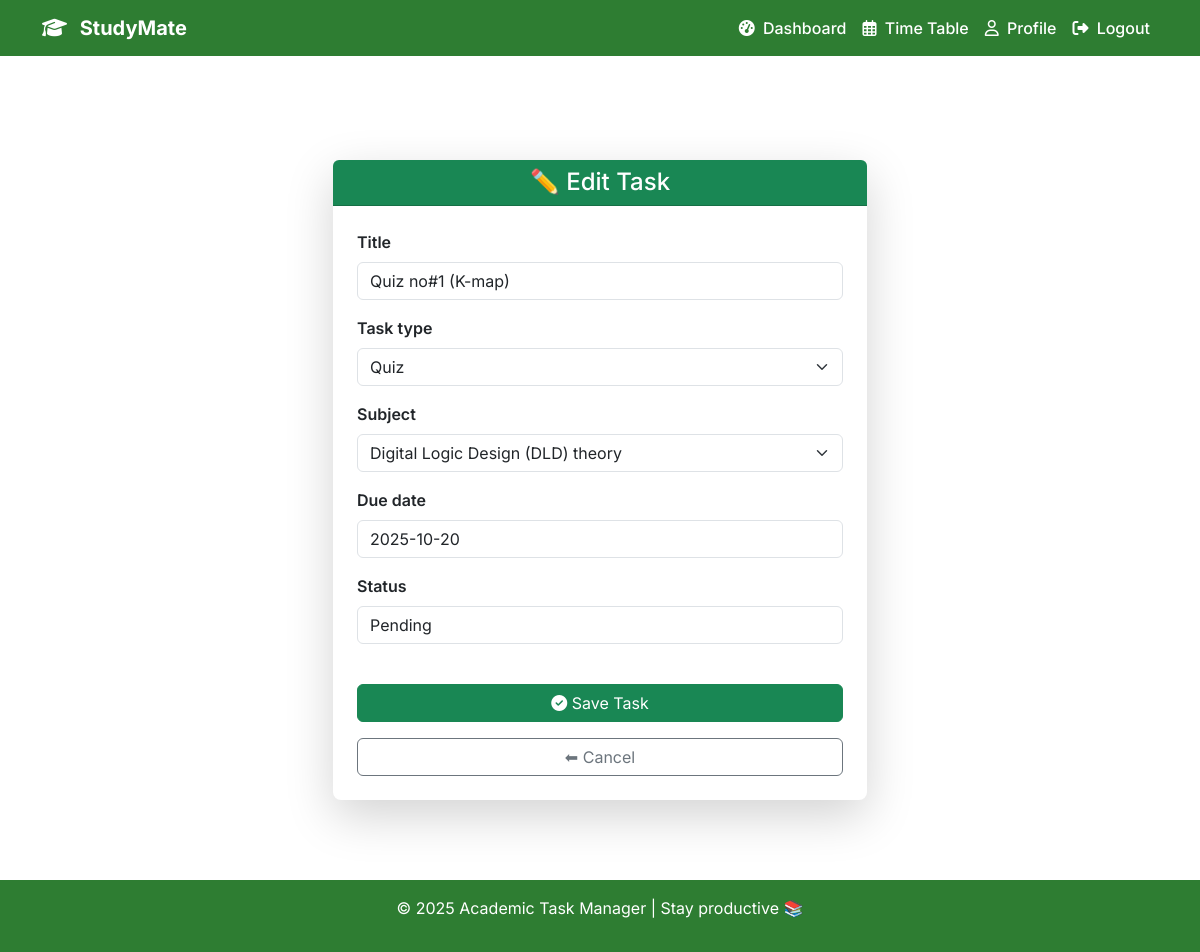
Page /tasks/update/3/ (signed in) on the committed database.
### academy/models.py (models this page shows, shortened)
class Task(models.Model):
    TASK_TYPES = [
        ('Assignment', "Assignment"),
        ('Quiz', "Quiz"),
        ('Project', "Project"),
        ('Mid_Term', "Mid Term Exam"),
        ('Final_Term', "Final Term Exam")
    ]
    subject = models.ForeignKey(Subject, on_delete=models.CASCADE)
    user = models.ForeignKey(settings.AUTH_USER_MODEL, on_delete=models.CASCADE)
    title = models.CharField(max_length=100)
    task_type = models.CharField(max_length=20, choices=TASK_TYPES, default="Assignment")
    due_date = models.DateField()
    STATUS_CHOICES = [
        ("Pending", "Pending"),
        ("Completed", "Completed"),
        ("On Going", "On Going")
    ]
    status = models.CharField(max_length=20, choices=STATUS_CHOICES, default="Pending")
    created_at = models.DateTimeField(auto_now_add=True)
    updated_at = models.DateTimeField(auto_now=True)

### academy/views.py (the view)
# urls.py: path("tasks/update/<int:pk>/", add_or_update_task, name="update_task"),
@login_required
def add_or_update_task(request, pk=None):
    task = get_object_or_404(Task, pk=pk, user=request.user) if pk else None
    if request.method == "POST":
        form = TaskForm(request.POST, instance=task, user=request.user)
        if form.is_valid():
            task = form.save(commit=False)
            task.user = request.user
            task.save()
            return redirect("student_dashboard")  # better redirect here
    else:
        form = TaskForm(instance=task, user=request.user)
    context = {
        "form": form,
        "task_id": pk,
    }
    return render(request, "task_form.html", context)

### academy/forms.py
class TaskForm(forms.ModelForm):
    class Meta:
        model = Task
        fields = ["title", "task_type", "subject", "due_date", "status"]
    def __init__(self, *args, **kwargs):
        user = kwargs.pop("user")  # extract user
        super().__init__(*args, **kwargs)
        self.fields["subject"].queryset = Subject.objects.filter(semester=user.semester)
        self.fields["title"].widget.attrs.update({"class": "form-control"})
        self.fields["task_type"].widget.attrs.update({"class": "form-select"})
        self.fields["subject"].widget.attrs.update({"class": "form-select"})
        self.fields["due_date"].widget.attrs.update({"class": "form-control", "type": "date"})
        self.fields["status"].widget.attrs.update({"class": "form-control"})

### academy/models.py (called while the page is built)
    def __str__(self):
        return self.name

### templates/task_form.html (shortened to what this page needs)
{% extends "base.html" %}
{% block content %}
<div class="container py-5">
    <div class="row justify-content-center">
        <div class="col-lg-6 col-md-8">
            <div class="card shadow-lg border-0 rounded-3">
                <div class="card-header bg-success text-white text-center rounded-top">
                    <h4 class="mb-0">
                        {% if task_id %}✏️ Edit Task{% else %}<i class="fa-solid fa-clipboard-check text-accent me-1"></i> Add New Task{% endif %}
                    </h4>
                </div>
                <div class="card-body p-4">
                    <form method="post" novalidate>
                        {% for field in form %}
                            <div class="mb-3">
                                <label for="{{ field.id_for_label }}" class="form-label fw-semibold">
                                    {{ field.label }}
                                </label>
                                {{ field }}
                            </div>
                        {% endfor %}  <br>
                        <div class="d-grid gap-3">
                            <button type="submit" class="btn btn-success btn-md"><i class="fa-solid fa-circle-check"></i> Save Task</button>
                            <a href="{% url 'student_dashboard' %}" class="btn btn-outline-secondary">⬅ Cancel</a>
                        </div>
                    </form>
                </div>
            </div>
        </div>
    </div>
</div>
{% endblock %}

### templates/base.html (style rules this page uses)
body { font-family: 'Inter', sans-serif; background-color: #FFFFFF; color: #333; margin: 0; padding: 0; display: flex; flex-direction: column; min-height: 100vh; }

### rows in the picture
Task: form "Quiz no#1 (K-map)" "Quiz" "Digital Logic Design (DLD) theory" "2025-10-20" "Pending"

### other values in the picture
{{ field.label }} "Title" "Task type" "Subject" "Due date" "Status"
{{ year|default:"2025" }} "2025"
